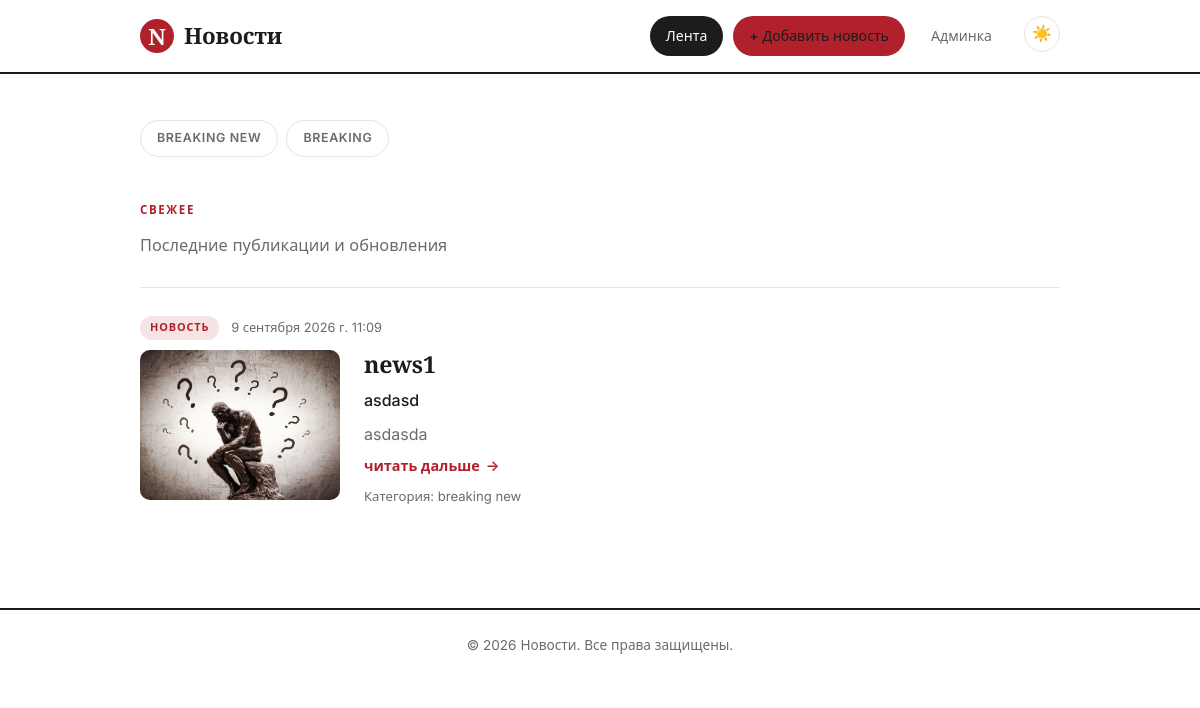
The page /news/1/ on the database its author committed.
### news/models.py (models this page shows, shortened)
class Category(models.Model):
    title = models.CharField(max_length=199)
    def get_absolute_url(self):
        return reverse('category', kwargs={"category_id":self.pk})
    def __str__(self):
        return self.title

class News(models.Model):
    image = models.ImageField(upload_to="news/", blank=True, null=True, default='default/new.jpg')
    news = models.CharField(max_length=100)
    description = models.TextField()
    is_published = models.BooleanField(default=True)
    created_at = models.DateTimeField(auto_now_add=True)
    content = models.TextField()
    Category = models.ForeignKey('Category', on_delete = models.PROTECT,null = True,default=1)
    def get_absolute_url(self):
        return reverse('view_news', kwargs={"news_id":self.pk})
    class Meta:
        verbose_name = 'News'
        verbose_name_plural = 'News'

### news/views.py (the view)
# urls.py: path('news/<int:news_id>/',views.view_news,name="view_news"),
def view_news(request,news_id):
    try:
        news_item = News.objects.get(pk= news_id)
        return render(request,'view_news.html',{'news_item':news_item})
    except News.DoesNotExist:
        raise Http404("not found")

### news/templatetags/news_tags.py (called while the page is built)
@register.simple_tag()
def get_categories():
    return Category.objects.all()

@register.inclusion_tag('list_categories.html')
def show_categories():
    categories = Category.objects.all()
    return {"categories": categories}

### templates/view_news.html (shortened to what this page needs)
{% extends "base.html" %}
{% block content %}
    {% include 'inc/_category.html' %}
    <main class="container page">
        <section class="page-hero">
            <p class="page-hero__eyebrow">Свежее</p>
            <p class="page-hero__subtitle">Последние публикации и обновления</p>
        </section>
        <section class="news">
                <article class="news-card">
                    <div class="news-card__meta">
                        <span class="news-card__badge">Новость</span>
                        <time class="news-card__date">{{ news_item.created_at }}</time>
                    </div>
                    <div class="news-card__body">
                        {% if news_item.image %}
                            <img class="news-card__image" src="{{ news_item.image.url }}" alt="{{ news_item.news }}">
                        {% else %}
                            <img class="news-card__image" src="{{ MEDIA_URL }}default/new.jpg" alt="">
                        {% endif %}
                        <div class="content">
                            <h2 class="news-card__title">{{ news_item.news }}</h2>
                            <p class="news-card__description">{{ news_item.description }}</p>
                            <p class="news-card__content">{{ news_item.content }}</p>
                            <a class="button_more" href="{{news_item.get_absolute_url}}">читать дальше</a>
                            <p class="news-card__category">Категория: {{ news_item.Category }}</p>
                        </div>
                    </div>
                </article>
        </section>
    </main>
{% endblock %}

### templates/list_categories.html
    <div class="category">
        {% for item in categories %}
            <a href="{{item.get_absolute_url}}" class="category__link">{{ item.title }}</a>
        {% endfor %}
    </div>

### static/css/style.css (style rules this page uses)
:root { --bg: #ffffff; --surface: #ffffff; --surface-2: #f6f5f2; --border: #e6e4de; --text: #1c1c1c; --text-muted: #6b6b6b; --accent: #b0212b; --accent-strong: #8c1a22; --radius: 10px; --shadow: 0 4px 16px rgba(20, 20, 20, 0.06); --max-width: 960px; --font-serif: "Playfair Display", Georgia, "Times New Roman", serif; --font-sans: "Inter", system-ui, -apple-system, "Segoe UI", Roboto, sans-serif; }
* { box-sizing: border-box; }
html { scroll-behavior: smooth; }
body { margin: 0; font-family: var(--font-sans); background: var(--bg); color: var(--text); line-height: 1.65; -webkit-font-smoothing: antialiased; transition: background-color 0.2s ease, color 0.2s ease; }
.container { width: 100%; max-width: var(--max-width); margin: 0 auto; padding: 0 20px; }
a { color: inherit; text-decoration: none; }
.page { padding-top: 44px; padding-bottom: 72px; }
.page-hero { margin-bottom: 28px; padding-bottom: 28px; border-bottom: 1px solid var(--border); }
.page-hero__eyebrow { margin: 0 0 10px; text-transform: uppercase; letter-spacing: 0.14em; font-size: 0.72rem; font-weight: 700; color: var(--accent); }
.page-hero__subtitle { margin: 12px 0 0; color: var(--text-muted); font-size: 1.02rem; }
.category { width: 100%; max-width: var(--max-width); margin: 20px auto 0; padding: 0 20px; display: flex; flex-wrap: wrap; gap: 8px; }
.category__link { display: inline-flex; align-items: center; padding: 7px 16px; border-radius: 999px; border: 1px solid var(--border); background: var(--surface); color: var(--text-muted); font-size: 0.78rem; font-weight: 600; text-transform: uppercase; letter-spacing: 0.05em; transition: background 0.15s ease, color 0.15s ease, border-color 0.15s ease; }
.news { display: grid; gap: 0; }
.news-card { position: relative; background: var(--surface); border-bottom: 1px solid var(--border); padding: 28px 0; transition: opacity 0.15s ease; }
.news-card:first-child { padding-top: 0; }
.news-card:last-child { border-bottom: none; }
.news-card__body { display: flex; flex-direction: row; gap: 24px; }
.news-card__body > .content { flex: 1; min-width: 0; }
.news-card__image { flex: none; width: 200px; height: 150px; object-fit: cover; border-radius: var(--radius); background: var(--surface-2); }
.news-card__meta { display: flex; align-items: center; gap: 12px; margin-bottom: 10px; }
.news-card__badge { font-size: 0.68rem; font-weight: 700; text-transform: uppercase; letter-spacing: 0.08em; padding: 3px 10px; border-radius: 999px; background: color-mix(in srgb, var(--accent) 12%, transparent); color: var(--accent); }
.news-card__date { font-size: 0.8rem; color: var(--text-muted); }
.news-card__title { margin: 0 0 8px; font-family: var(--font-serif); font-size: 1.45rem; font-weight: 700; letter-spacing: -0.01em; line-height: 1.25; }
.news-card__description { margin: 0 0 8px; color: var(--text); font-weight: 500; }
.news-card__content { margin: 0 0 4px; color: var(--text-muted); overflow: hidden; display: -webkit-box; -webkit-line-clamp: 2; line-clamp: 2; -webkit-box-orient: vertical; }
.news-card__category { margin: 8px 0 0; font-size: 0.82rem; color: var(--text-muted); }
.button_more { display: inline-flex; align-items: center; gap: 6px; margin: 2px 0 0; padding: 0; color: var(--accent); font-size: 0.9rem; font-weight: 600; transition: gap 0.15s ease, color 0.15s ease; }
.button_more::after { content: "\2192"; display: inline-block; transition: transform 0.15s ease; }

### rows shown on the page
Category: title "BREAKING NEW"
Category: title "BREAKING"
News: created_at "9 сентября 2026 г. 11:09", news "news1", description "asdasd", content "asdasda", Category "breaking new"
